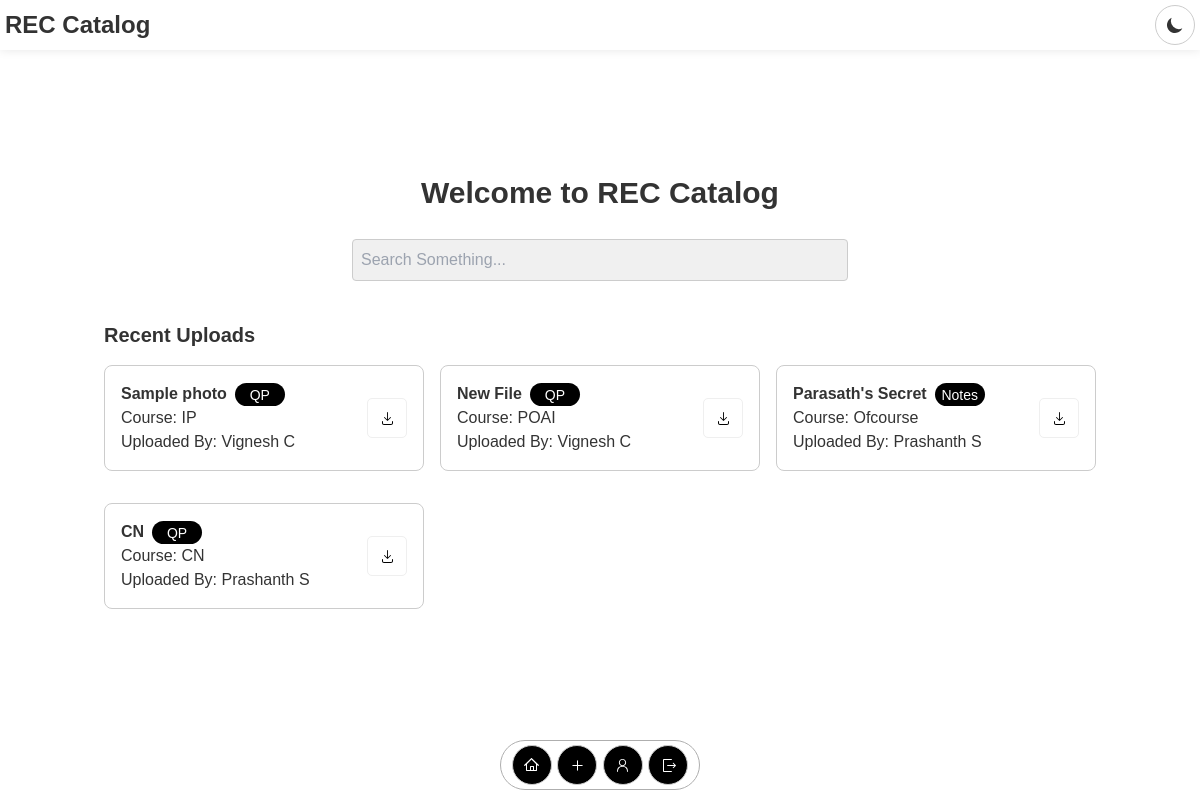
The app's page /pages/index.php (signed in) with its own data.
### tables this page shows
CREATE TABLE `uploads` (
  `id` int(11) NOT NULL,
  `student_id` int(11) NOT NULL,
  `title` varchar(255) NOT NULL,
  `type` enum('note','question_paper') NOT NULL,
  `course` varchar(100) DEFAULT NULL,
  `file_path` varchar(255) NOT NULL,
  `uploaded_at` timestamp NOT NULL DEFAULT current_timestamp()
);

CREATE TABLE `students` (
  `id` int(11) NOT NULL,
  `name` varchar(100) NOT NULL,
  `email` varchar(100) NOT NULL,
  `password` varchar(255) NOT NULL
);

### pages/index.php (the view, shortened to what this page needs)
<?php
include '../config/database.php';
$sql = "SELECT u.*, s.name FROM uploads u JOIN students s ON u.student_id = s.id ORDER BY u.uploaded_at DESC LIMIT 10";
$stmt = $pdo->query($sql);
$recent_uploads = $stmt->fetchAll();
$theme = isset($_COOKIE['theme']) ? $_COOKIE['theme'] : 'light';
?>
<!DOCTYPE html>
<html lang="en" data-theme="<?php echo $theme; ?>">
<head>
    <link href="https://cdn.jsdelivr.net/npm/tailwindcss@2.2.19/dist/tailwind.min.css" rel="stylesheet">
</head>
<body class="min-h-screen">
    <?php include '../partials/header.php'; ?>
    <?php include '../partials/menu.php'; ?>
    <main class="container mx-auto px-4 py-8">
        <div class="flex justify-center items-center">
            <h2 class="text-3xl font-bold mb-6 text-center sm:text-left">Welcome to REC Catalog</h2>
        </div>
        <div class="flex justify-center mb-6">
            <input type="text" id="searchInput" placeholder="Search Something..." onkeyup="filterUploads()" class="input-box p-2 w-full sm:w-1/2">
        </div>
        <h3 class="text-xl font-semibold mb-4 text-center sm:text-left">Recent Uploads</h3>
        <div id="recentUploads" class="grid grid-cols-1 sm:grid-cols-2 lg:grid-cols-3 gap-4">
            <?php foreach ($recent_uploads as $upload): ?>
            <div class="card hover:shadow-sm flex justify-between flex-between items-center">
                <div>
                    <div class="flex items-center w-full">
                        <h4 class="font-bold"><?= htmlspecialchars($upload['title']) ?></h4>
                        <p class="type-span ml-2 text-sm"><?= htmlspecialchars($upload['type'] === 'question_paper' ? 'QP' : 'Notes') ?></p>
                    </div>
                    <div>
                        <p>Course: <?= htmlspecialchars($upload['course']) ?></p>
                        <p>Uploaded By: <?= htmlspecialchars($upload['name']) ?></p>
                    </div>
                </div>
                <div>
                    <a href="<?= htmlspecialchars($upload['file_path']) ?>" download class="download-button">
                    </a>
                </div>
            </div>
            <?php endforeach; ?>
        </div>
    </main>
</body>
</html>

### partials/header.php (shortened to what this page needs)
<html>
<head>
    <link rel="stylesheet" href="../css/styles.css">
</head>
<body>
    <header class="header-1">
        <div class="header-top">
            <h1 class="text-2xl font-bold">REC Catalog</h1>
            <button onclick="toggleTheme()" class="theme-button">
                <svg xmlns="http://www.w3.org/2000/svg" class="h-5 w-5" viewBox="0 0 20 20" fill="currentColor">
                    <path d="M17.293 13.293A8 8 0 016.707 2.707a8.001 8.001 0 1010.586 10.586z" />
                </svg>
            </button>
        </div>
    </header>

### partials/menu.php (shortened to what this page needs)
<div class="p-2 float-container">
        <button onclick="window.location.href='index.php'" class="icon-btn">
        </button>
        <button onclick="window.location.href='upload.php'" class="icon-btn">
        </button>
        <button onclick="window.location.href='profile.php'" class="icon-btn">
        </button>
        <button onclick="window.location.href='logout.php'" class="icon-btn">
        </button>
</div>

### css/styles.css (style rules this page uses)
:root { --bg-color: #ffffff; --text-color: #333333; --input-bg: #f0f0f0; --input-border: #cccccc; --button-bg: #4CAF50; --button-text: #ffffff; --link-color: #2196F3; --error-color: #f44336; --success-color: #4CAF50; }
body { font-family: Arial, sans-serif; background-color: var(--bg-color); color: var(--text-color); display: flex; justify-content: center; align-items: center; height: 100vh; margin: 0; transition: background-color 0.3s, color 0.3s; }
.input-box { margin-bottom: 1rem; padding: 0.5rem; border: 1px solid var(--input-border); border-radius: 4px; background-color: var(--input-bg); color: var(--text-color); }

### pages/index.php (style rules this page uses)
:root { --bg-color: #ffffff; --text-color: #000000; --input-bg: #f0f0f0; --input-border: #cccccc; --button-bg: #000000; --button-hover: #333333; --color-white: #ffffff; --color-black: #000000; }
body { background-color: var(--bg-color); color: var(--text-color); transition: background-color 0.3s, color 0.3s; }
.card { background-color: var(--bg-color); border: 1px solid var(--input-border); border-radius: 8px; padding: 16px; margin-bottom: 16px; }
input, button { background-color: var(--input-bg); border: 1px solid var(--input-border); padding: 8px; border-radius: 4px; margin: 4px 0; width: 100%; }
.float-container { position: fixed; margin: auto; bottom: 10px; height: 50px; background-color: #fff; width: max-content; min-width: 200px; display: flex; border-radius: 25px; border: 1px solid #aeaeae; box-shadow: 0px 0px 10px rgb(174, 174, 174,); display: flex; justify-content: space-evenly; align-items: center; padding: 5px; }
.icon-btn { width: 40px; height: 40px; background-color: black; color: #fff; display: grid; place-content: center; border-radius: 50%; transition: .3s ease; }
.download-button { width: 40px; height: 40px; display: grid; place-content: center; background-color: #fff; color: #000; border: 1px solid #efefef; border-radius: 5px; transition: .3s ease; }
.type-span { padding: 2px; background-color: black; color: #fff; border-radius: 25px; height: 23px; min-width: 30px; width: 50px; text-align: center; }

### partials/header.php (style rules this page uses)
.header-1 { position: fixed; top: 0; left: 0; right: 0; height: 50px; width: 100%; padding: 5px; background-color: var(--bg-color); color: var(--text-color); box-shadow: 0px 0px 10px rgba(0, 0, 0, .1); display: flex; justify-content: center; align-items: center; }
.header-top { width: 100%; display: flex; justify-content: space-between; align-items: center; }
.theme-button { display: block; width: 40px; height: 40px; display: flex; justify-content: center; align-items: center; background-color: transparent; border-radius: 50%; transition: .3s ease; }

### records on screen
uploads: title "Sample photo", type "QP", course "IP", student.name "Vignesh C"
uploads: title "New File", type "QP", course "POAI", student.name "Vignesh C"
uploads: title "Parasath's Secret", type "Notes", course "Ofcourse", student.name "Prashanth S"
uploads: title "CN", type "QP", course "CN", student.name "Prashanth S"
